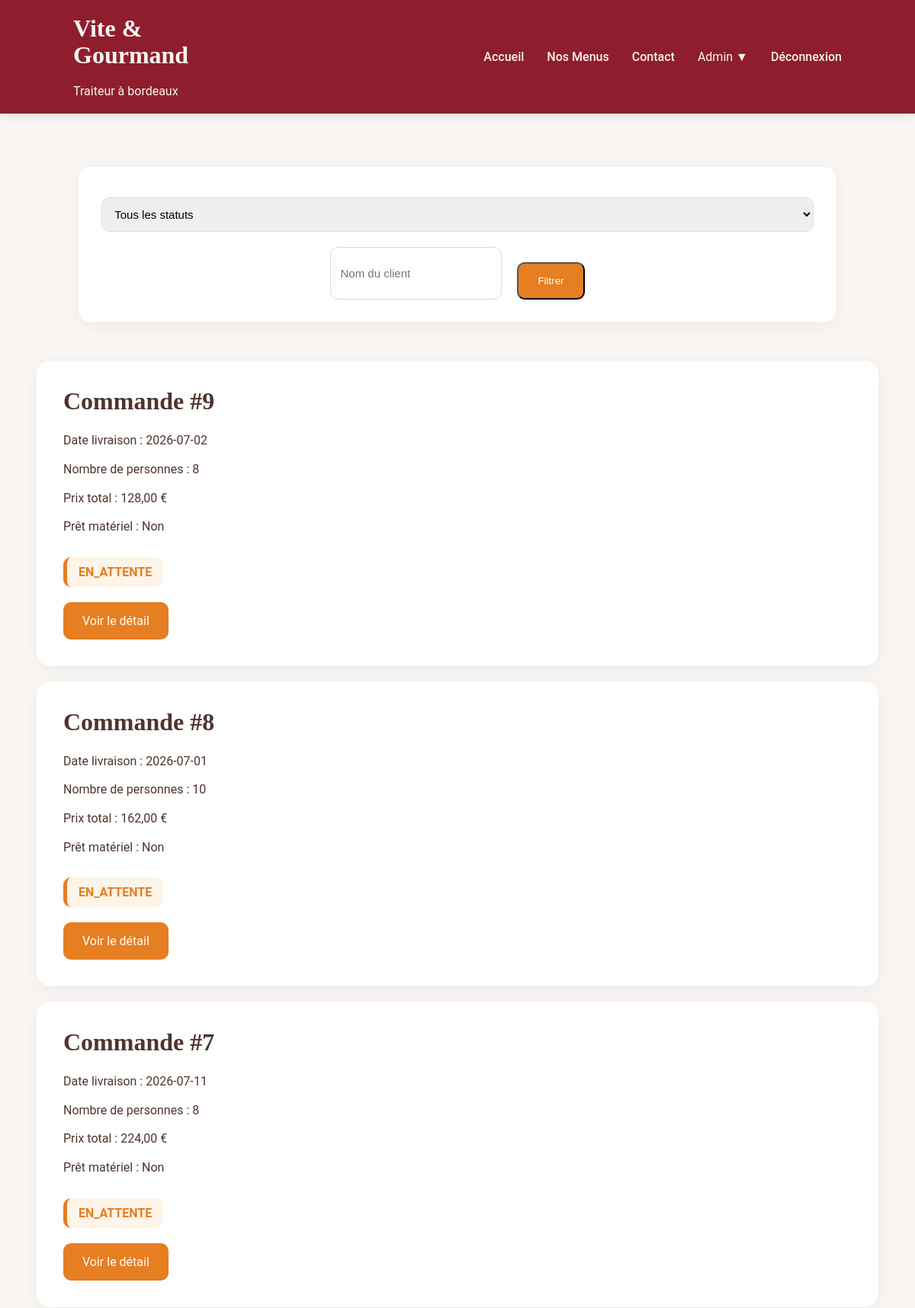
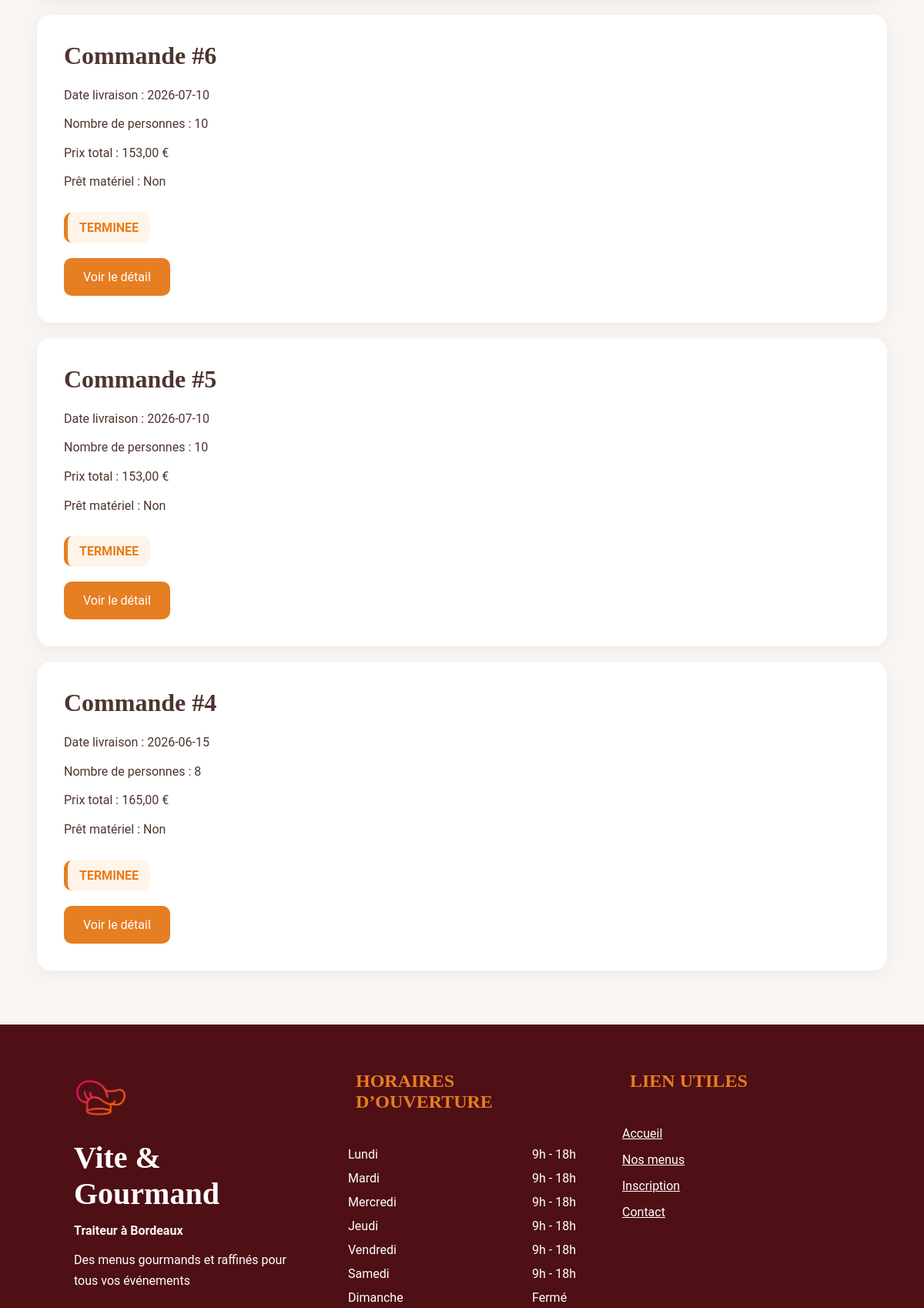
The app's page /pages/admin/commandes.php (signed in, upper part) with its own data (2 pictures, top to bottom).
### tables this page shows
CREATE TABLE `commande` (
  `idCommande` int(11) NOT NULL,
  `dateCommande` datetime DEFAULT current_timestamp(),
  `dateLivraison` date NOT NULL,
  `heureLivraison` time NOT NULL,
  `adresseLivraison` varchar(255) NOT NULL,
  `nbPersonnes` int(11) NOT NULL,
  `prixTotal` decimal(10,2) NOT NULL,
  `statut` enum('EN_ATTENTE','ACCEPTEE','EN_PREPARATION','EN_LIVRAISON','LIVREE','EN_ATTENTE_MATERIEL','TERMINEE','ANNULEE') DEFAULT 'EN_ATTENTE',
  `idUtilisateur` int(11) NOT NULL,
  `prixMenu` decimal(10,2) NOT NULL DEFAULT 0.00,
  `pretMateriel` tinyint(1) NOT NULL DEFAULT 0,
  `restitutionMateriel` tinyint(1) NOT NULL DEFAULT 0
);

### pages/admin/commandes.php (the view, shortened to what this page needs)
<?php
require '../../config/database.php';
$sql = "
SELECT c.*, u.nom, u.prenom
FROM commande c
INNER JOIN utilisateur u
ON c.idUtilisateur = u.idUtilisateur
WHERE 1=1
";
$params = [];
$sql .= " ORDER BY c.dateCommande DESC";
$query = $pdo->prepare($sql);
$query->execute($params);
$commandes = $query->fetchAll();
?>
<!DOCTYPE html>
<html lang="fr">
<head>
    <link rel="stylesheet" href="../../css/admin_client/admin_client1.css">
    <link rel="stylesheet" href="../../css/filters.css">
    <link rel="stylesheet" href="../../css/vite&gourmand.css">
</head>
<body>
    <?php require '../../includes/navbar.php';?>
<section class="container">
    <form method="GET" class="filters">
        <select name="statut">
            <option value="">
                Tous les statuts
            </option>
        </select>
        <input
            type="text"
            name="client"
            placeholder="Nom du client">
        <button type="submit" class="btn">
            Filtrer
        </button>
    </form>
    <?php foreach($commandes as $commande): ?>
        <div class="card">
            <h2>
                Commande #<?= (int) $commande['idCommande']; ?>
            </h2>
            <p>
                Date livraison :
                <?= htmlspecialchars($commande['dateLivraison']); ?>
            </p>
            <p>
                Nombre de personnes :
                <?= (int) $commande['nbPersonnes']; ?>
            </p>
            <p>
                Prix total :
                <?= number_format((float)$commande['prixTotal'], 2, ',', ' '); ?> €
            </p>
            <p>
                Prêt matériel :
                <?= (int) $commande['pretMateriel'] == 1 ? 'Oui' : 'Non'; ?>
            </p>
            <span class="statut">
                <?= htmlspecialchars($commande['statut']); ?>
            </span>
            <br>
            <a href="commandes-detail.php?id=<?= (int) $commande['idCommande']; ?>" class="btn">
                Voir le détail
            </a>
        </div>
    <?php endforeach; ?>
</section>
<?php require '../../includes/footer.php'; ?>
</body>
</html>

### css/admin_client/admin_client1.css (style rules this page uses)
.container { width: 92%; max-width: 1300px; margin: 70px auto; }
.card { background: white; border-radius: 18px; padding: 35px; margin-bottom: 20px; box-shadow: 0 4px 20px rgba(0, 0, 0, 0.05); }
.card p { margin-bottom: 12px; line-height: 1.6; }
.statut { display: inline-block; margin-top: 15px; background: #FFF4E8; color: #E67E22; border-left: 5px solid #E67E22; padding: 10px 15px; border-radius: 10px; font-weight: 600; }
select, textarea { width: 100%; margin-top: 10px; }
input { padding: 10px; }
.btn { display: inline-block; align-self: flex-start; background: #E67E22; color: white; text-decoration: none; margin-top: 20px; padding: 15px 25px; border-radius: 10px; transition: 0.3s; }

### css/filters.css (style rules this page uses)
.filters { background: white; margin: 50px auto; width: 90%; border-radius: 16px; padding: 30px; display: flex; flex-wrap: wrap; gap: 20px; justify-content: center; box-shadow: 0 4px 20px rgba(0, 0, 0, 0.05); }
.filters input, .filters select { padding: 12px; border: 1px solid #ddd; border-radius: 10px; min-width: 180px; font-size: 15px; }

### css/vite&gourmand.css (style rules this page uses)
* { margin: 0; padding: 0; box-sizing: border-box; }
body { font-family: 'Roboto', sans-serif; background: #F8F5F2; color: #4E342E; }
h2 { font-family: 'Playfair Display', serif; font-size: 32px; margin-bottom: 20px; }

### records on screen
commande: idCommande "9", dateLivraison "2026-07-02", nbPersonnes "8", prixTotal "128,00", pretMateriel "Non", statut "EN_ATTENTE"
commande: idCommande "8", dateLivraison "2026-07-01", nbPersonnes "10", prixTotal "162,00", pretMateriel "Non", statut "EN_ATTENTE"
commande: idCommande "7", dateLivraison "2026-07-11", nbPersonnes "8", prixTotal "224,00", pretMateriel "Non", statut "EN_ATTENTE"
commande: idCommande "6", dateLivraison "2026-07-10", nbPersonnes "10", prixTotal "153,00", pretMateriel "Non", statut "TERMINEE"
commande: idCommande "5", dateLivraison "2026-07-10", nbPersonnes "10", prixTotal "153,00", pretMateriel "Non", statut "TERMINEE"
commande: idCommande "4", dateLivraison "2026-06-15", nbPersonnes "8", prixTotal "165,00", pretMateriel "Non", statut "TERMINEE"
